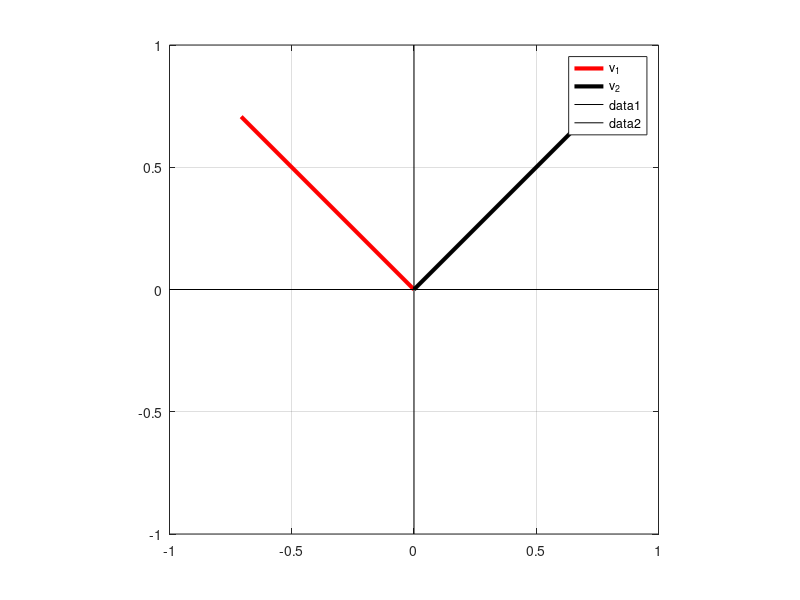

The MATLAB script that drew this image:
%%
%     COURSE: Linear algebra: theory and implementation
%    SECTION: Eigendecomposition
%      VIDEO: Finding eigenvectors
% Instructor: sincxpress.com
% Course url: https://www.udemy.com/course/linear-algebra-theory-and-implementation/?couponCode=202110
%
%%

% matrix
A = [1 2; 2 1];

% eigenvectors
[evecs,evals] = eig(A);

% convert eigenvalues to vector
evals = diag( evals );


% compute the norm of each eigenvector
mag_v1 = sqrt( sum(evecs(:,1).^2) );
mag_v2 = sqrt( sum(evecs(:,2).^2) );


% plot
figure(2), clf
plot([0 evecs(1,1)],[0 evecs(2,1)],'r','linew',3)
hold on
plot([0 evecs(1,2)],[0 evecs(2,2)],'k','linew',3)
legend({'v_1';'v_2'})


axis([-1 1 -1 1])
grid on, axis square
plot(get(gca,'xlim'),[0 0],'k')
plot([0 0],get(gca,'ylim'),'k')

%% done.
